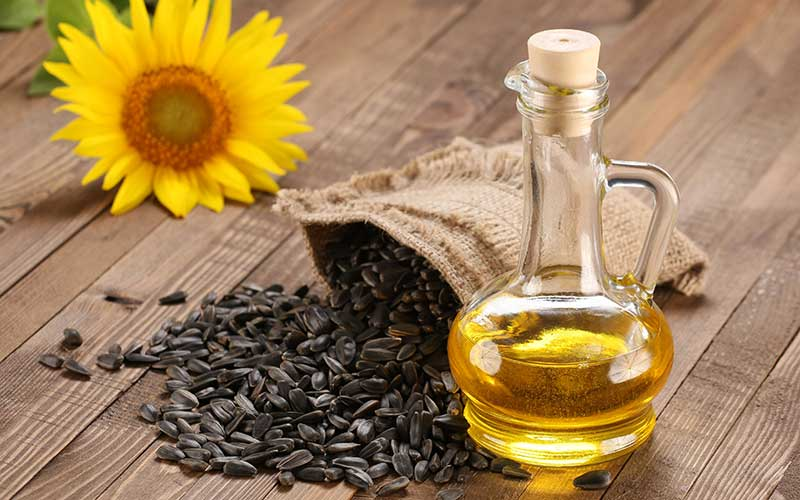
#> input picture PyCharmFirst/ImageProperties/sunflower.jpg, 800 x 500 px
$ python AritmethicOperationInImage.py
#> lines starting #> are read from the running program, lines starting #| are printed output that depends on the picture; after the words box and inside, x2 and y2 are one past the last pixel; in counts of white or black regions, pixels touching at a corner belong together
import cv2
import numpy as np
image=cv2.imread('sunflower.jpg')
#> image is the input picture: shape (500, 800, 3); mean B, G, R 87.3, 129.3, 160.5
cv2.imshow("Sun Flower",image)

print("Shape of İmage:" + str(image.shape))
#| Shape of İmage:(500, 800, 3)
#Show the Pixel Value
print("Pixel value of (80,80) coordinat points:",str(image[20,20]))
#| Pixel value of (80,80) coordinat points: [ 64 136 123]
image[20,20]=[0,255,255]
#> image: shape (500, 800, 3); under 0.01% of pixels changed, all inside (x1, y1, x2, y2) = (20, 20, 21, 21)
print("Pixel value of (80,80) coordinat points:",str(image[20,20]))
#| Pixel value of (80,80) coordinat points: [  0 255 255]
#Show the Region Value
region=image[0:210,45:300]
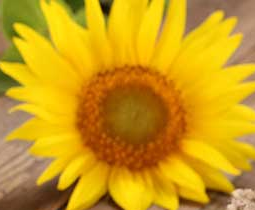
#> region: shape (210, 255, 3); mean B, G, R 22.1, 155.9, 204.3
cv2.imshow("Region",region)
#Add region to original image
#IT DOES NOT WORK!!!
#image[550:760,205:460]=region
cv2.rectangle(image,(45,0),(300,210),(0,255,255),2)
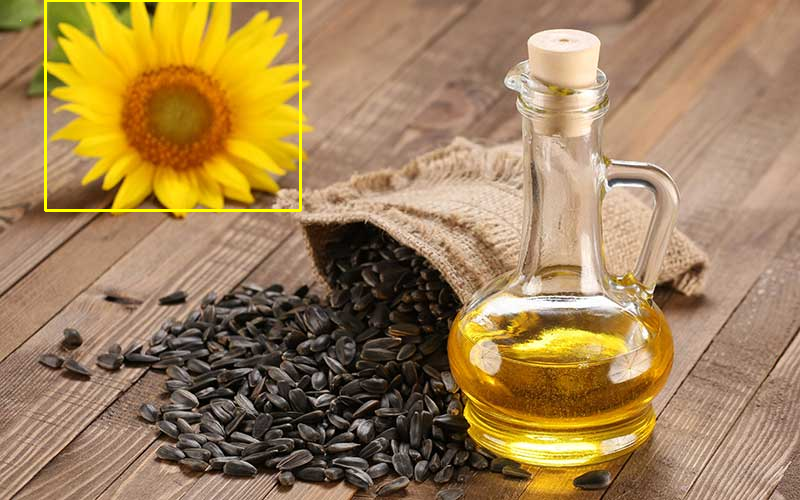
#> image: shape (500, 800, 3); mean B, G, R 86.9, 130.1, 161.1
#Fill in the fields with white
cv2.imshow("Sun Flower2",image)
cv2.waitKey(0)
cv2.destroyAllWindows()

$ run again, with PyCharmFirst/ImageProperties/Warsaw.jpg copied over PyCharmFirst/ImageProperties/sunflower.jpg
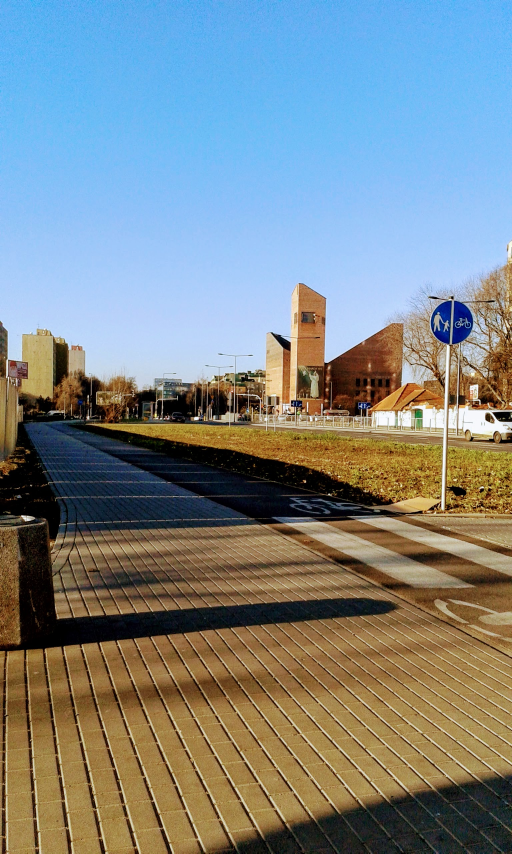
#> input picture PyCharmFirst/ImageProperties/Warsaw.jpg, 1536 x 2560 px (shown at 1/3 size)
#> image is the input picture: shape (2560, 1536, 3); mean B, G, R 136.8, 135, 124.9
#| Shape of İmage:(2560, 1536, 3)
#| Pixel value of (80,80) coordinat points: [246 180  97]
#| Pixel value of (80,80) coordinat points: [  0 255 255]
#> `region=image[0:210,45:300]`:
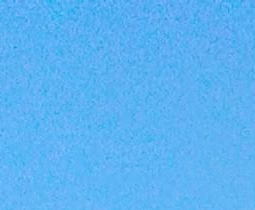
#> region: shape (210, 255, 3); mean B, G, R 243.2, 178.5, 91.1
#> `cv2.rectangle(image,(45,0),(300,210),(0,255,255),2)`:
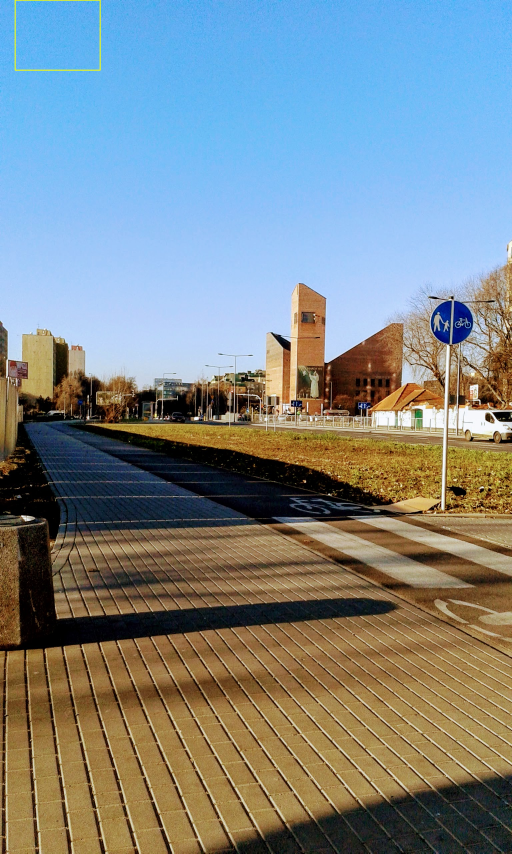
#> image: shape (2560, 1536, 3) (shown at 1/3 size); mean B, G, R 136.7, 135, 125

$ run again, with PyCharmFirst/ImageProperties/angelinaJolie2.jpg copied over PyCharmFirst/ImageProperties/sunflower.jpg
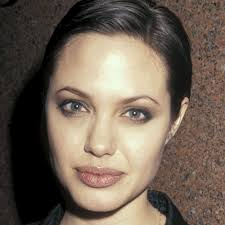
#> input picture PyCharmFirst/ImageProperties/angelinaJolie2.jpg, 225 x 225 px
#> image is the input picture: shape (225, 225, 3); mean B, G, R 85.3, 98.3, 112.2
#| Shape of İmage:(225, 225, 3)
#| Pixel value of (80,80) coordinat points: [39 42 47]
#| Pixel value of (80,80) coordinat points: [  0 255 255]
#> `region=image[0:210,45:300]`:
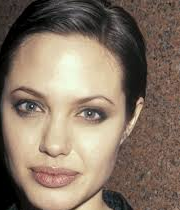
#> region: shape (210, 180, 3); mean B, G, R 102.7, 118.5, 135.6
#> `cv2.rectangle(image,(45,0),(300,210),(0,255,255),2)`:
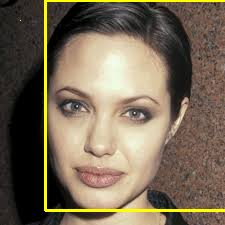
#> image: shape (225, 225, 3); mean B, G, R 83.8, 104.3, 118
